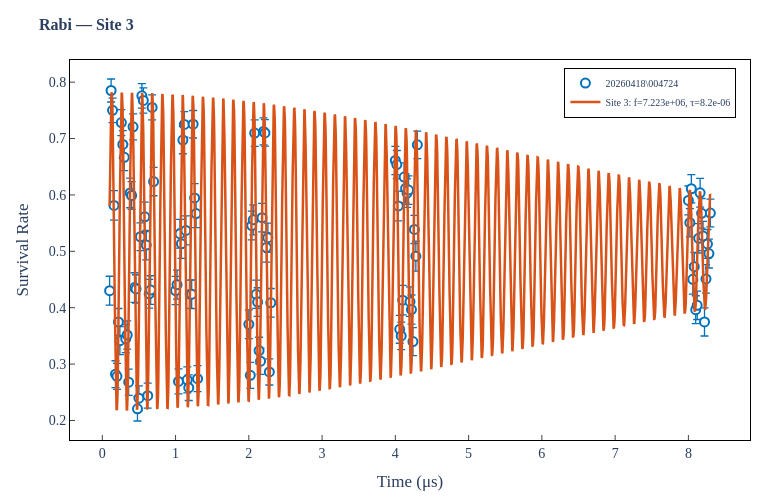

Here is the notebook cell this chart was saved with:
### Markdown cell above
## Single-site Rabi oscillation

### Code cell
# Rabi oscillation for a single site
site_idx = 3  # <-- change this to pick a different site

N = 150
N = min(N, len(scan_params))
x = scan_params[0:N]
y = p11_sr[site_idx][0:N].copy()
yerr = p11_sem_sr[site_idx][0:N].copy()

# Drop NaN/Inf points (no data for those scan params)
valid = np.isfinite(x) & np.isfinite(y)
x, y, yerr = x[valid], y[valid], yerr[valid]

# FFT-based initial guess for period
from scipy.signal import lombscargle

# Lomb-Scargle handles unevenly-spaced data
freq_test = np.linspace(5e6, 10e6, 50000)  # search range
power = lombscargle(x, y - y.mean(), 2 * np.pi * freq_test, normalize=True)
f_guess = freq_test[np.argmax(power)]
T_g = 1 / f_guess
print(f'FFT initial guess: f = {f_guess:.6g} Hz')

y0_g = np.mean(y)
A_g = (np.max(y) - np.min(y))/2
tau_g = (x.max() - x.min())
phi_g = 90

try:
    popt, pcov = curve_fit(sinexp_model, x, y, p0=[y0_g, A_g, T_g, tau_g, phi_g, 0],
                           sigma=yerr, absolute_sigma=False,
                           bounds=([0, 0.2, 0, 0, 0, 0],
                                   [1, 1, 0.1, np.inf, 360, .01]),
                           maxfev=1000000)
    x_fit = np.linspace(x.min(), x.max(), 2000)
    y_fit = sinexp_model(x_fit, *popt)

    fit_label = f'Site {site_idx}: f={1/popt[2]:.4g}, τ={popt[3]:.4g}'
    fig = plotting.plot_rabi_interactive(x, y, yerr, x_fit, y_fit, fit_label,
                                          xlabel='Time (s)', title=f'Rabi — Site {site_idx}',
                                          data_path=matPath)
    fig.show()
    perr = np.sqrt(np.diag(pcov))
    # popt order: y0, A, T, tau, phi, m
    f_val, f_err = 1/popt[2], perr[2]/popt[2]**2  # error propagation: δf = δT/T²
    print(f'Fit: f={f_val:.6g} ± {f_err:.2g} Hz, τ={popt[3]:.4g} ± {perr[3]:.2g} s, A={popt[1]:.4g} ± {perr[1]:.2g}, m={popt[5]:.4g} ± {perr[5]:.2g}')

except Exception as e:
    print(f'Rabi fit failed for site {site_idx}: {e}')
    fig = plotting.plot_scan_interactive(x, y, yerr,
                                          xlabel='Time (s)', ylabel='Survival Rate',
                                          title=f'Rabi — Site {site_idx}', data_path=matPath)
    fig.show()

### Figure 1 — Plotly figure (JSON) as saved in the notebook; plotly's stock layout.template omitted (floating-point values rounded to 4 significant figures; data arrays with more than 128 entries replaced by an {"elided": "..."} marker saying what was removed)
{"data": [{"error_y": {"array": [0.02567, 0.02041, 0.02165, 0.02615, 0.02378, 0.02296, 0.02388, 0.02489, 0.02319, 0.0247, 0.02369, 0.02478, 0.02503, 0.02328, 0.02622, 0.02454, 0.02314, 0.02621, 0.02509, 0.02165, 0.02189, 0.02475, 0.02169, 0.02236, 0.02615, 0.0262, 0.02224, 0.02563, 0.02547, 0.02205, 0.02512, 0.02514, 0.02574, 0.02215, 0.02547, 0.02598, 0.02422, 0.02264, 0.02565, 0.02298, 0.02269, 0.0249, 0.02552, 0.02439, 0.02552, 0.02515, 0.02313, 0.02549, 0.02319, 0.02544, 0.0266, 0.02353, 0.02512, 0.0253, 0.02355, 0.02332, 0.02527, 0.02402, 0.02362, 0.02617, 0.02589, 0.02315, 0.02549, 0.02495, 0.02494, 0.02645, 0.02478, 0.02437, 0.02603, 0.02539, 0.02558, 0.02516, 0.02527, 0.02619, 0.02586, 0.025, 0.02496, 0.02672, 0.0244, 0.02571, 0.02506, 0.02491, 0.02615, 0.02544, 0.02474, 0.02514, 0.026, 0.02557, 0.02626, 0.02596, 0.02486, 0.02526, 0.02557, 0.02568, 0.02462], "color": "#0072BD", "thickness": 1.3, "type": "data", "visible": true}, "hovertemplate": "x = %{x:.5g}<br>y = %{y:.4f}<extra></extra>", "marker": {"color": "white", "line": {"color": "#0072BD", "width": 2}, "size": 9}, "mode": "markers", "name": "20260418\\004724", "type": "scatter", "x": [0.1, 0.12, 0.14, 0.16, 0.18, 0.2, 0.22, 0.24, 0.26, 0.28, 0.3, 0.32, 0.34, 0.36, 0.38, 0.4, 0.42, 0.44, 0.46, 0.48, 0.5, 0.52, 0.54, 0.56, 0.58, 0.6, 0.62, 0.64, 0.66, 0.68, 0.7, 1.0, 1.02, 1.04, 1.06, 1.08, 1.1, 1.12, 1.14, 1.16, 1.18, 1.2, 1.22, 1.24, 1.26, 1.28, 1.3, 2.0, 2.02, 2.04, 2.06, 2.08, 2.1, 2.12, 2.14, 2.16, 2.18, 2.2, 2.22, 2.24, 2.26, 2.28, 2.3, 4.0, 4.02, 4.04, 4.06, 4.08, 4.1, 4.12, 4.14, 4.16, 4.18, 4.2, 4.22, 4.24, 4.26, 4.28, 4.3, 8.0, 8.02, 8.04, 8.06, 8.08, 8.1, 8.12, 8.14, 8.16, 8.18, 8.2, 8.22, 8.24, 8.26, 8.28, 8.3], "y": [0.4301, 0.7852, 0.75, 0.5815, 0.2821, 0.2782, 0.3747, 0.3416, 0.7283, 0.6895, 0.6667, 0.3451, 0.3516, 0.268, 0.6034, 0.599, 0.7207, 0.4358, 0.4333, 0.2207, 0.2395, 0.5258, 0.7757, 0.7675, 0.5611, 0.511, 0.244, 0.4247, 0.4312, 0.7553, 0.6237, 0.4304, 0.4409, 0.2693, 0.5312, 0.5135, 0.6972, 0.7249, 0.537, 0.272, 0.2581, 0.4239, 0.424, 0.7254, 0.5946, 0.567, 0.2742, 0.3705, 0.28, 0.5457, 0.5559, 0.7097, 0.4238, 0.4101, 0.3241, 0.3051, 0.5596, 0.7127, 0.71, 0.5068, 0.5242, 0.2861, 0.4086, 0.6611, 0.6538, 0.5805, 0.3617, 0.3499, 0.4134, 0.6316, 0.6116, 0.6032, 0.6086, 0.4108, 0.3966, 0.3398, 0.5388, 0.4914, 0.6889, 0.5902, 0.5508, 0.611, 0.4503, 0.4727, 0.3964, 0.4042, 0.523, 0.6038, 0.5674, 0.527, 0.3747, 0.451, 0.5131, 0.496, 0.5679]}, {"hovertemplate": "x = %{x:.5g}<br>y_fit = %{y:.4f}<extra></extra>", "line": {"color": "#D95319", "width": 2.5}, "mode": "lines", "name": "Site 3: f=7.223e+06, τ=8.2e-06", "type": "scatter", "x": {"elided": "2000 float values"}, "y": {"elided": "2000 float values"}}], "layout": {"font": {"family": "STIX Two Text, STIXGeneral, Times New Roman, Georgia, serif", "size": 14}, "height": 500, "hovermode": "closest", "legend": {"bgcolor": "rgba(255,255,255,0.85)", "bordercolor": "black", "borderwidth": 1, "font": {"size": 10}, "x": 0.98, "xanchor": "right", "y": 0.98, "yanchor": "top"}, "margin": {"b": 60, "l": 70, "r": 30, "t": 60}, "paper_bgcolor": "white", "plot_bgcolor": "white", "title": {"font": {"size": 16}, "text": "<b>Rabi — Site 3</b>"}, "width": 780, "xaxis": {"linecolor": "black", "linewidth": 1, "mirror": true, "showgrid": false, "showline": true, "ticks": "inside", "title": {"text": "Time (μs)"}}, "yaxis": {"linecolor": "black", "linewidth": 1, "mirror": true, "showgrid": false, "showline": true, "ticks": "inside", "title": {"text": "Survival Rate"}}}}
